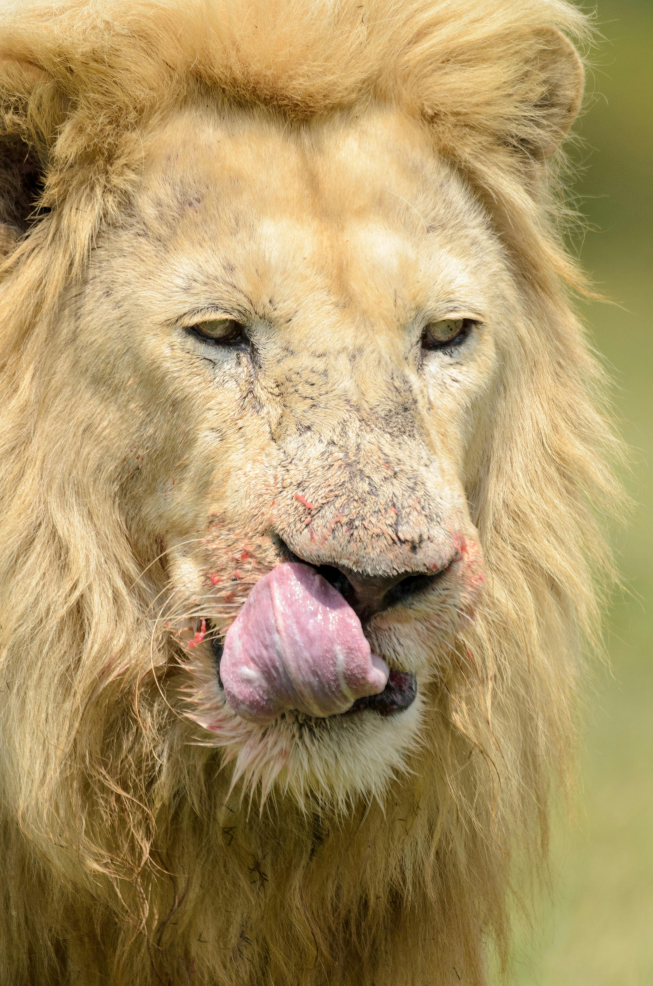
#> input picture open_cv/lion.jpg, 3264 x 4928 px (shown at 1/5 size)
$ jupyter execute page_2.ipynb
#> lines starting #> are read from the running program, lines starting #| are printed output that depends on the picture
[cell 1]
import cv2

[cell 2]
image = cv2.imread('lion.jpg')
#> image is the input picture: shape (4928, 3264, 3); mean B, G, R 102.6, 149.5, 172.7

[cell 3]
cv2.imshow("image", image)
cv2.waitKey(0)
cv2.destroyAllWindows()

[cell 4]
reszided =  cv2.resize(image,(1080, 756 ))
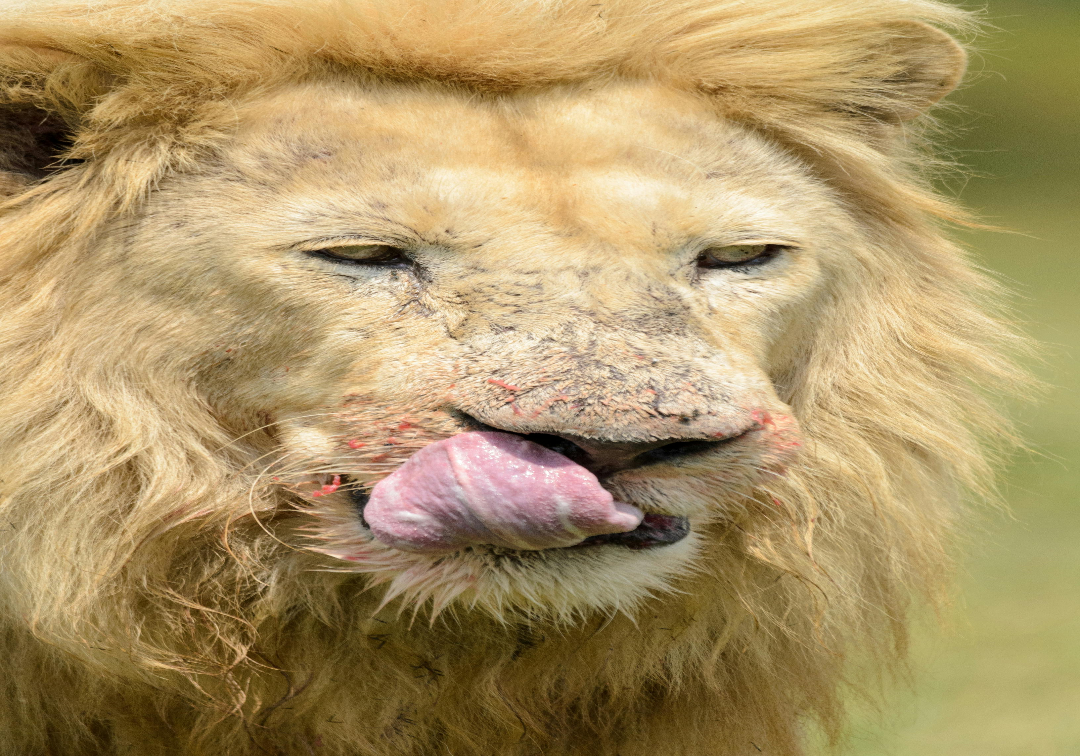
#> reszided: shape (756, 1080, 3); mean B, G, R 102.5, 149.4, 172.6

cv2.imshow("hello ", reszided)
cv2.waitKey(0)
cv2.destroyAllWindows()


$ run again, with open_cv/bird.jpg copied over open_cv/lion.jpg
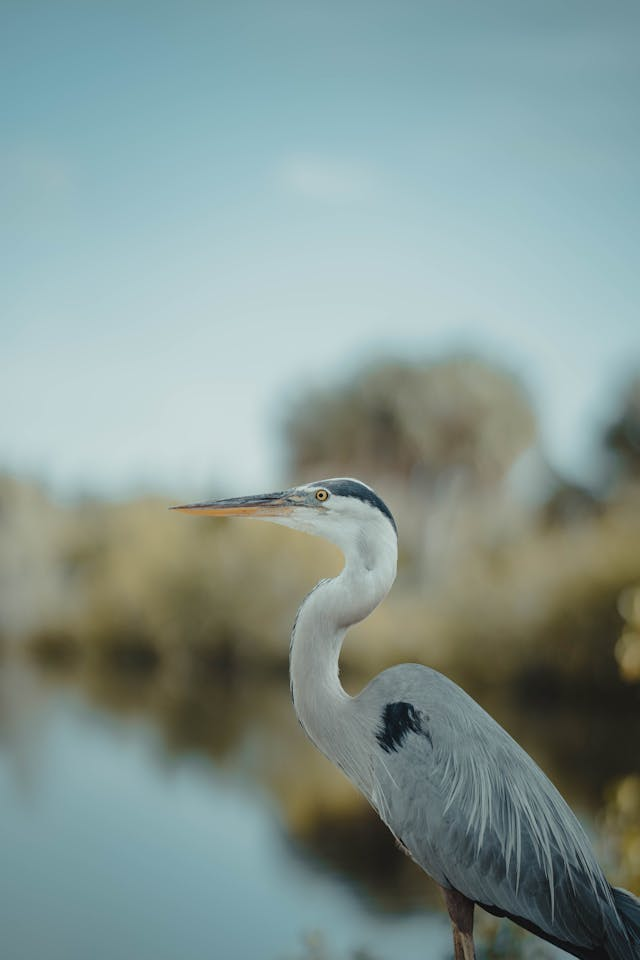
#> input picture open_cv/bird.jpg, 640 x 960 px
#> image is the input picture: shape (960, 640, 3); mean B, G, R 146.7, 150.9, 132.2
#> `reszided =  cv2.resize(image,(1080, 756 ))`:
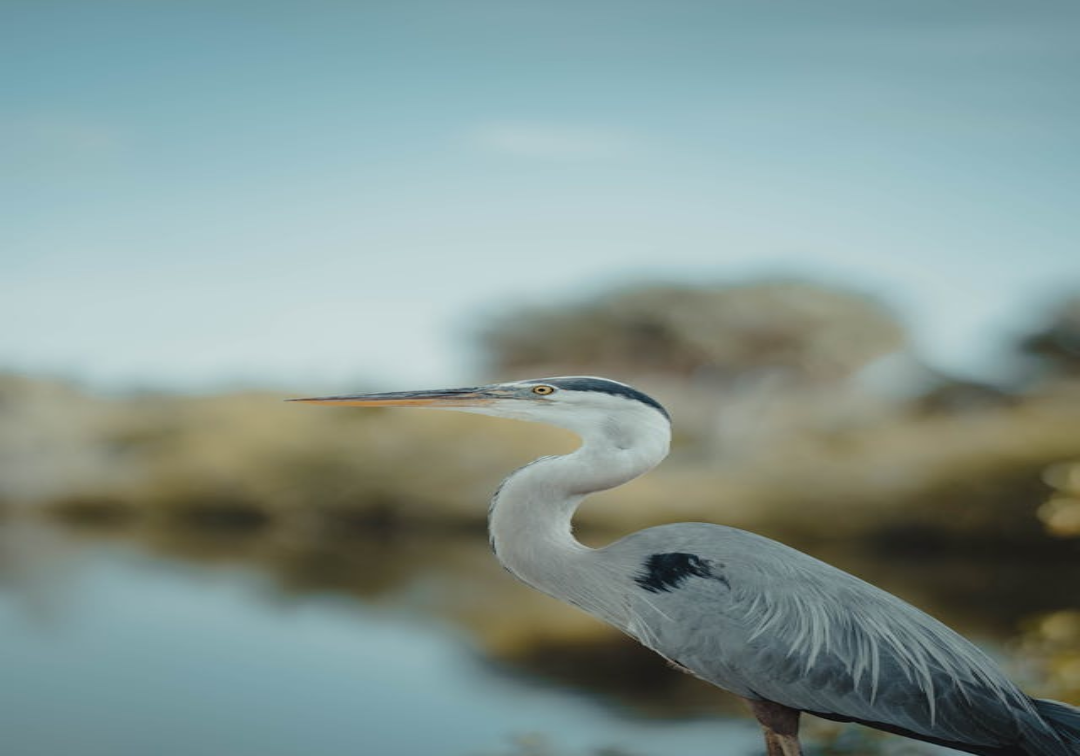
#> reszided: shape (756, 1080, 3); mean B, G, R 146.6, 150.8, 132.2
